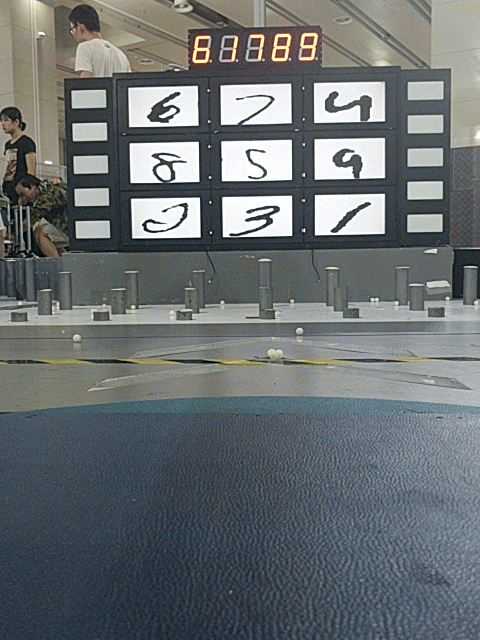
//> input picture infantry/rune/1.bmp, 480 x 640 px
$ ./main   (built with g++ and OpenCV 4)
//> lines starting //> are read from the running program, lines starting //| are printed output that depends on the picture; after the words box and inside, x2 and y2 are one past the last pixel; in counts of white or black regions, pixels touching at a corner belong together
#include <stdio.h>
#include <stdlib.h>
#include <opencv2/opencv.hpp>
#include <iostream>
#include <fstream>
#include <string>

using namespace std;
using namespace cv;

int marginPixel = 4;
int thresh = 182;
int max_thresh = 255;
RNG rng(12345); // random number generator

void cropRect(Rect& rect, Point tl, Point br, int x_offset_tl, int y_offset_tl, int x_offset_br, int y_offset_br) {

	Rect temp( Point(tl.x + x_offset_tl, tl.y + y_offset_tl), Point(br.x + x_offset_br, br.y + y_offset_br) );
	rect = temp;

}

int main(int argc, char** argv )
{

    Mat original_img;
    original_img = imread("1.bmp");
//> original_img is the input picture: 640 rows x 480 cols, CV_8UC3; mean B, G, R 112.9, 111.1, 105.3
    resize(original_img, original_img, Size(480, 640));
    Mat img = original_img;

    Size size(9,9);
    GaussianBlur(img,img,size,0);
    cvtColor(img, img, CV_BGR2GRAY);
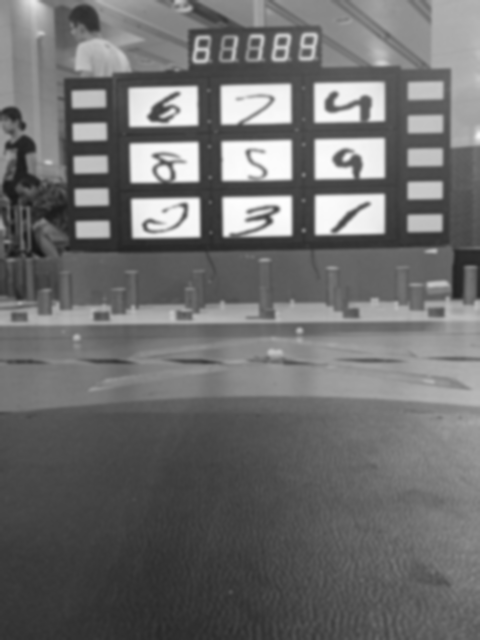
//> img: 640 rows x 480 cols, CV_8UC1; min 20, max 254, mean 109.5

    Canny(img, img, thresh, thresh*2, 3);
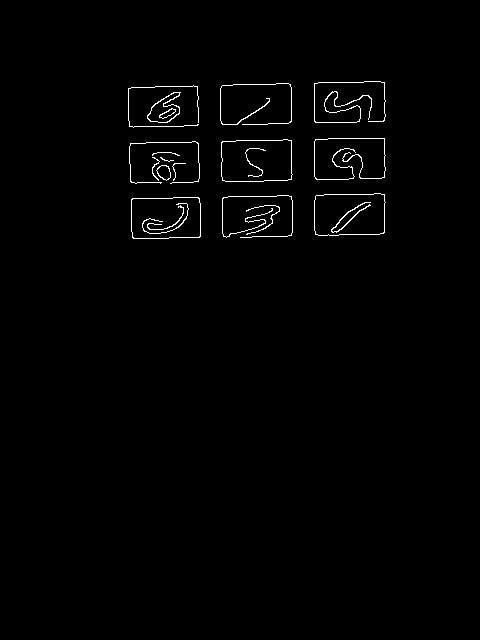
//> img: 640 rows x 480 cols, CV_8UC1; 1.1% white in thin lines or dots, all inside (x1, y1, x2, y2) = (128, 81, 386, 239)

    Mat structuringElement = getStructuringElement(MORPH_RECT, Size(8, 8));
    dilate(img, img, structuringElement);
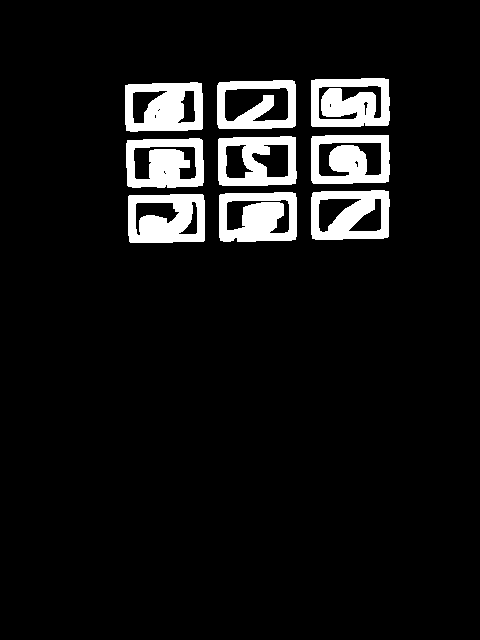
//> img: 640 rows x 480 cols, CV_8UC1; 8% white; 9 white regions

    vector<vector<Point> > contours;
    vector<Vec4i> hierarchy;

    findContours( img, contours, hierarchy, CV_RETR_EXTERNAL, CV_CHAIN_APPROX_SIMPLE, Point(0, 0) );
//> contours = 9 contours; largest, box (x1, y1, x2, y2) and area: (218, 136, 297, 186) 3663, (311, 135, 390, 184) 3659, (311, 190, 390, 240) 3646, (217, 80, 296, 129) 3638, (219, 192, 297, 242) 3636

    vector<vector<Point> > contours_poly( contours.size() );
//> contours_poly = 9 empty contours
    vector<Rect> boundRect( contours.size() );

    cout << "Contours: " << contours.size() << endl;
//| Contours: 9

    for( int i = 0; i < contours.size(); i++ ) {
        approxPolyDP( contours[i], contours_poly[i], 3, true );
        boundRect[i] = boundingRect( Mat(contours_poly[i]) );
     }
//> this loop made 9 passes

    /* Check Rect Height-Width Ratio */
    for(int i = 0; i < boundRect.size(); i++) {
		int height = boundRect[i].height;
		int width = boundRect[i].width;
		cout << "Rect " << i << "Ratio = " << (float)height / (float)width << endl;
		cout << "Centre " << i << " (" << boundRect[i].x << "," << boundRect[i].y << ")" << endl;
    }
//> this loop made 9 passes
//> (height, width) on passes 1 to 9: (47, 75), (48, 76), (48, 77), (46, 76), (48, 77), (49, 77), (48, 77), (47, 77), (47, 78)
//| Rect 0Ratio = 0.626667
//| Centre 0 (129,195)
//| Rect 1Ratio = 0.631579
//| Centre 1 (220,193)
//> (the first 4 of 16 printed lines)
//> (output is shown up to pass 8 of 9)

    //Scalar color = Scalar( rng.uniform(255, 255), rng.uniform(255,255), rng.uniform(255,255) );
    Scalar color = Scalar( 255, 255, 255 );
    //fillPoly(img, boundRect, color);
    for(int i = 0; i < contours.size(); i++) {
		rectangle( img, Point(boundRect[i].tl().x + marginPixel, boundRect[i].tl().y + marginPixel), Point(boundRect[i].br().x - marginPixel, boundRect[i].br().y - marginPixel), color, -1, 8, 0 );
        //drawContours( img, contours, i, color, 2, 8, hierarchy, 0, Point() );
    }
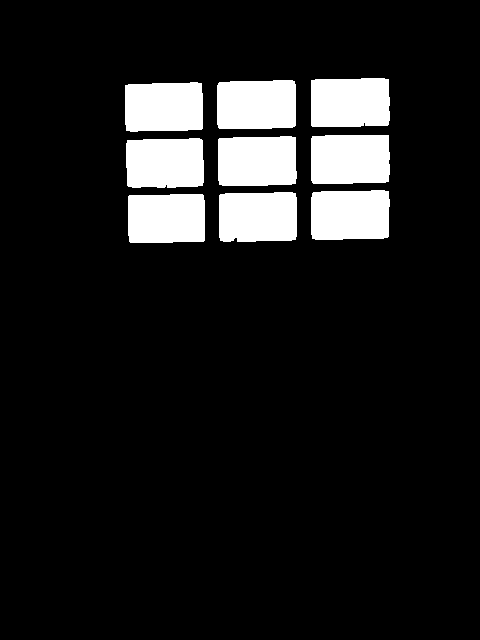
//> img: 640 rows x 480 cols, CV_8UC1; 11% white; 9 white regions, largest, box (x1, y1, x2, y2) and area: (218, 136, 297, 186) 3786, (311, 135, 390, 184) 3782, (311, 190, 390, 240) 3768

    cvtColor(img, img, CV_GRAY2BGR);
    //cvtColor(original_img, original_img, CV_BGR2GRAY);
    bitwise_and(original_img, img, img);
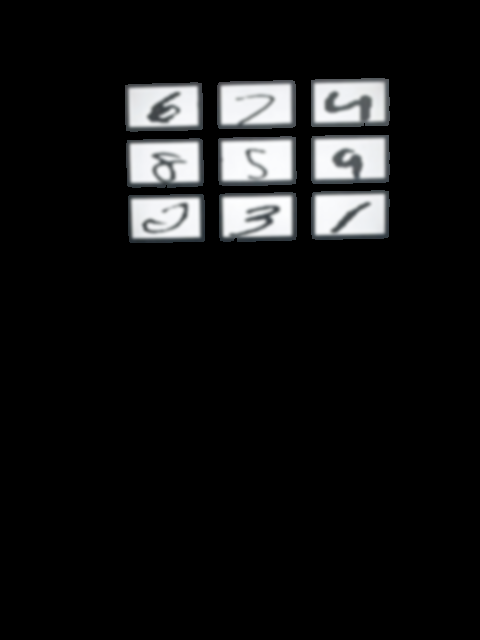
//> img: 640 rows x 480 cols, CV_8UC3; mean B, G, R 20.4, 20.2, 19.8

	/* Convert one whole image to 9 same image */
	vector<Mat> single_imgs(boundRect.size());

    ofstream myFile;
	myFile.open("rects.txt");

	for(int i = 0; i < single_imgs.size(); i++) {
		Rect square( Point(boundRect[i].tl().x + marginPixel, boundRect[i].tl().y + marginPixel), Point(boundRect[i].br().x - marginPixel, boundRect[i].br().y - marginPixel) );
		//square.height = square.width;
		cout << "w:"<< square.width << " h:"<< square.height << " s:" << square.size();
		//single_imgs[i] = Mat(square.size(), img.type(), Scalar::all(0));
		img(square).copyTo(single_imgs[i]);
		resize(single_imgs[i], single_imgs[i], Size(28*4, 28*4));
		for(int j=0; j<single_imgs[i].cols * single_imgs[i].rows; j++) {
			myFile << (short)single_imgs[i].data[j];
		}
		myFile << "\n";
		cout << "Size "<< i <<": "<< single_imgs[i].size() << boundRect[i].size()  <<endl;
	}
//> this loop made 9 passes
//> square on passes 1 to 9: Rect(133, 199, 67, 39), Rect(224, 197, 68, 40), Rect(316, 195, 69, 40), Rect(131, 144, 68, 38), Rect(223, 141, 69, 40), Rect(316, 139, 69, 41), Rect(129, 87, 69, 40), Rect(222, 85, 69, 39), Rect(315, 83, 70, 39)
//| w:67 h:39 s:[67 x 39]Size 0: [112 x 112][75 x 47]
//| w:68 h:40 s:[68 x 40]Size 1: [112 x 112][76 x 48]
//| w:69 h:40 s:[69 x 40]Size 2: [112 x 112][77 x 48]
//| w:68 h:38 s:[68 x 38]Size 3: [112 x 112][76 x 46]
//| w:69 h:40 s:[69 x 40]Size 4: [112 x 112][77 x 48]
//| w:69 h:41 s:[69 x 41]Size 5: [112 x 112][77 x 49]
//| w:69 h:40 s:[69 x 40]Size 6: [112 x 112][77 x 48]
//| w:69 h:39 s:[69 x 39]Size 7: [112 x 112][77 x 47]
//> (output is shown up to pass 8 of 9)
    myFile.close();
    //bitwise_not(img, img);
    if ( !img.data )
    {
        printf("No image data \n");
        return -1;
    }
    namedWindow("Original Image", WINDOW_AUTOSIZE );
    imshow("Original Image", original_img);
    namedWindow("Display Image", WINDOW_AUTOSIZE );
    imshow("Display Image", img);


	for(int i = 0; i < single_imgs.size(); i++) {
		char num = i - '0';
		namedWindow("single_img "+num, WINDOW_AUTOSIZE );
		imshow("single_img "+num, single_imgs[i]);
	}
//> this loop made 9 passes
//> pass 1, `imshow("single_img "+num, single_imgs[i]);`:
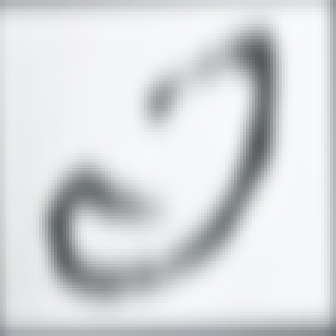
//> window '': 112 rows x 112 cols, CV_8UC3 (shown 3 times larger); mean B, G, R 220.1, 218.2, 216.1
//> pass 2, `imshow("single_img "+num, single_imgs[i]);`:
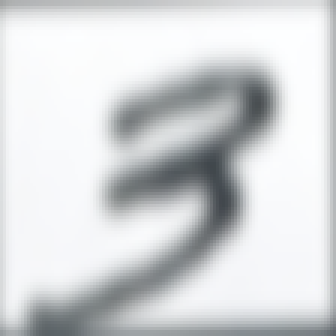
//> window '': 112 rows x 112 cols, CV_8UC3 (shown 3 times larger); mean B, G, R 215.8, 214, 211.8

    waitKey(0);

    return 0;
}

$ run again, with infantry/rune/2.jpg saved as infantry/rune/1.bmp
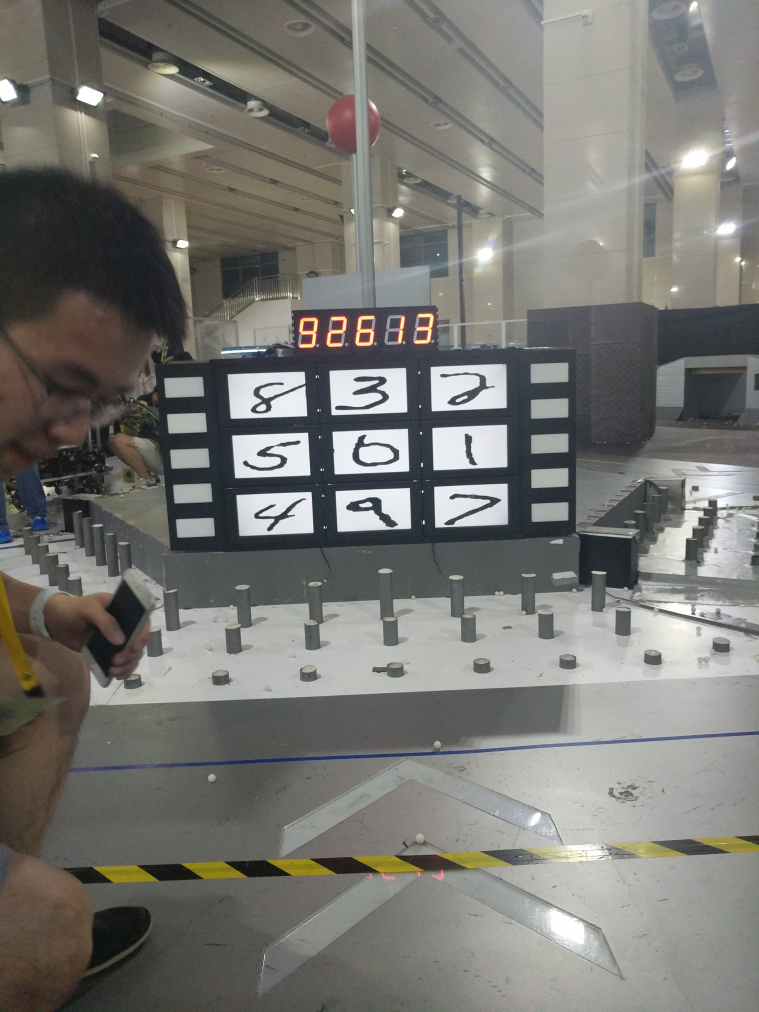
//> input picture infantry/rune/2.jpg, 3036 x 4048 px (shown at 1/4 size)
//> original_img is the input picture: 4048 rows x 3036 cols, CV_8UC3; mean B, G, R 113.9, 118.5, 119.2
//> original_img: 640 rows x 480 cols, CV_8UC3
//> `dilate(img, img, structuringElement);`:
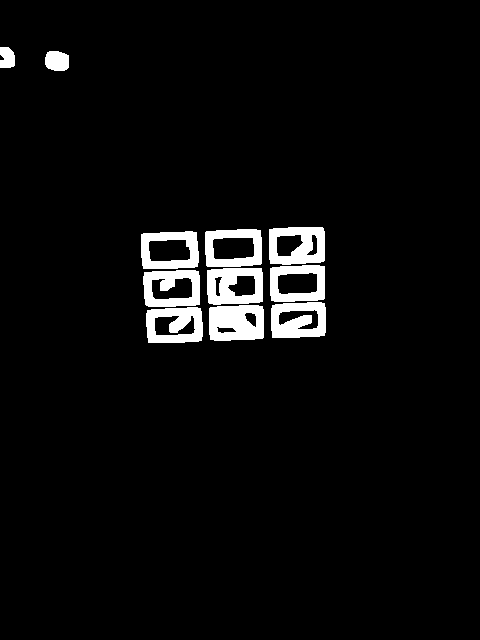
//> img: 640 rows x 480 cols, CV_8UC1; 4.4% white; 11 white regions
//> contours = 11 contours; largest, box (x1, y1, x2, y2) and area: (205, 229, 262, 267) 1977, (141, 231, 199, 269) 1972, (269, 227, 325, 265) 1937, (143, 270, 200, 307) 1906, (207, 268, 263, 305) 1886
//> contours_poly = 11 empty contours
//| Contours: 11
//> the loop `for( int i = 0; i < contours.size(); i++ )` made 11 passes
//> the loop `for(int i = 0; i < boundRect.size(); i++)` made 11 passes
//> (height, width) on passes 1 to 8: (35, 55), (34, 53), (35, 53), (34, 56), (36, 56), (35, 55), (37, 57), (36, 55)
//> (printed output is left out)
//> the loop `for(int i = 0; i < contours.size(); i++)` made 11 passes
//> the loop `for(int i = 0; i < single_imgs.size(); i++)` made 11 passes
//> square on passes 1 to 8: Rect(151, 312, 47, 27), Rect(214, 310, 45, 26), Rect(276, 307, 45, 27), Rect(148, 275, 48, 26), Rect(211, 272, 48, 28), Rect(274, 270, 47, 27), Rect(145, 236, 49, 29), Rect(210, 234, 47, 28)
//> (printed output is left out)
//> the loop `for(int i = 0; i < single_imgs.size(); i++)` made 11 passes
//> pass 2, `imshow("single_img "+num, single_imgs[i]);`:
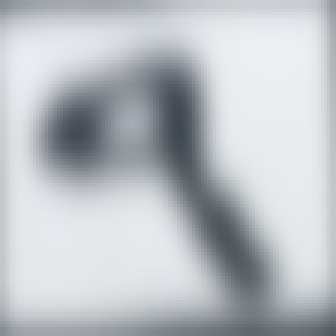
//> window '': 112 rows x 112 cols, CV_8UC3 (shown 3 times larger); mean B, G, R 196.9, 192.2, 187.4
